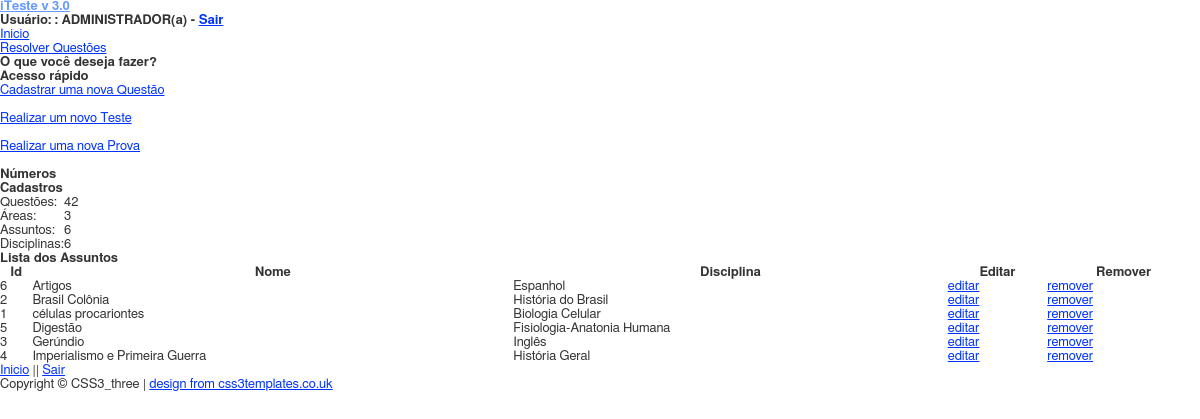
Screenshot of /iTeste/lista_assunto.php (signed in) with the database file from the repository.
### tables this page shows
CREATE TABLE IF NOT EXISTS `tb_assunto` (
  `tb_assunto_id` int(10) unsigned NOT NULL auto_increment,
  `tb_user_id` int(10) unsigned default NULL,
  `tb_assunto_nome` varchar(30) NOT NULL,
  `tb_assunto_data_cad` timestamp NOT NULL default CURRENT_TIMESTAMP on update CURRENT_TIMESTAMP,
  PRIMARY KEY  (`tb_assunto_id`),
  KEY `tb_user_id` (`tb_user_id`)
);

CREATE TABLE IF NOT EXISTS `tb_disciplina` (
  `tb_disciplina_id` int(10) unsigned NOT NULL auto_increment,
  `tb_user_id` int(10) unsigned default NULL,
  `tb_disciplina_nome` varchar(30) NOT NULL,
  `tb_disciplina_data_cad` timestamp NOT NULL default CURRENT_TIMESTAMP on update CURRENT_TIMESTAMP,
  PRIMARY KEY  (`tb_disciplina_id`),
  UNIQUE KEY `tb_disciplina_nome` (`tb_disciplina_nome`),
  KEY `tb_user_id` (`tb_user_id`)
);

### iTeste/banco.config.php (called while the page is built, shortened)
<?
	$_host  = "localhost";
	$_user  = "root";
	$_senha = "";
	$_banco = "iteste";
?>

### iTeste/banco.con.php (called while the page is built, shortened)
<?
require_once('banco.config.php');
require_once('class/class.banco.php');
	try {
		$banco = new BancodeDados();
		$controller = new Controller($banco);
	} catch(Exception $e) {
		echo $e->getMessage();
		exit;
	}
?>

### iTeste/class/class.controller.php (called while the page is built, shortened)
<?
require_once("class.questao.php");
require_once("class.questao.DAO.php");
require_once("class.area.DAO.php");
require_once("class.assunto.php");
require_once("class.assunto.DAO.php");
require_once("class.disciplina.php");
require_once("class.disciplina.DAO.php");
class Controller{
	public $banco;
	public function Controller(BancodeDados $banco) {
		$this->banco = $banco;
	}
	public function recuperarQtdeAreaDAO(){
		$areaDAO = new AreaDAO();
		$areaDAO->setBancoDados($this->banco);
		return $areaDAO->recuperarQtde();
	}
	public function recuperarDisciplinaAssunto($id_assunto){
		if (strlen($id_assunto)>0){
			$disciplina = new DisciplinaDAO();
			$disciplina->setBancoDados($this->banco);
			return $disciplina->recuperarDisciplinaAssunto($id_assunto);
		}else{
			return null;
		}
	}
	public function recuperarQtdeDisciplinaTodosDAO(){
		$disciplinaDAO = new DisciplinaDAO();
		$disciplinaDAO->setBancoDados($this->banco);
		return $disciplinaDAO->recuperarQtde();
	}
	public function recuperarAssuntoTodosDAO(){
		$assuntoDAO = new AssuntoDAO();
		$assuntoDAO->setBancoDados($this->banco);
		return $assuntoDAO->recuperarTodos();
	}
	public function recuperarQtdeAssuntoTodosDAO(){
		$assuntoDAO = new AssuntoDAO();
		$assuntoDAO->setBancoDados($this->banco);
		return $assuntoDAO->recuperarQtde();
	}
	public function recuperarQtdeQuestaoTodosDAO(){
		$questaoDAO = new QuestaoDAO();
		$questaoDAO->setBancoDados($this->banco);
		return $questaoDAO->recuperarQtde();
	}
}
?>

### iTeste/class/class.DAO.php (called while the page is built)
<?
class DAO {
	public $banco;
	public function setBancoDados(BancodeDados $banco) {
		$this->banco = $banco;
	}
	public function getBancoDados() {
		return $this->banco;
	}
}
?>

### iTeste/class/class.questao.DAO.php (called while the page is built, shortened)
<?php
require_once("class.DAO.php");
class QuestaoDAO extends DAO {
	public function recuperarQtde() {
		$banco = $this->getBancoDados();
		$sql = "SELECT count(*) AS qtde
				FROM tb_questao";
		$retorno = $banco->executaSQL($sql);
		if($retorno != NULL) {
			$linha = mysql_fetch_array($retorno);
			return $linha['qtde'];
		} else {
			throw new Exception("Erro em query da recupera��o da qtde do questao");
		}
	}
}
?>

### iTeste/class/class.banco.php (called while the page is built, shortened)
<?
class BancodeDados {
	private $host;
	private $usuario;
	private $senha;
	private $conexao;
	public function BancodeDados() {
		global $_host;
		global $_user;
		global $_senha;
		$this->host     	= $_host;
		$this->usuario 		= $_user;
		$this->senha		= $_senha;
	}
	public function conecta() {
		$this->conexao = mysql_connect($this->host, $this->usuario,$this->senha);
		return $this->conexao;
	}
	public function executaSQL($sql) {
		$retorno = mysql_query($sql,$this->conexao);
		return $retorno;
	}
	public function fetchArray($resultado) {
		$retorno = mysql_fetch_array($resultado);
		return $retorno;
	}
	public function numRows($resultado) {
		return @mysql_num_rows($resultado);
	}
}
?>

### iTeste/class/class.area.DAO.php (called while the page is built, shortened)
<?php
class AreaDAO extends DAO {
	public function recuperarQtde() {
		$banco = $this->getBancoDados();
		$sql = "SELECT count(*) AS qtde
				FROM tb_area";
		$retorno = $banco->executaSQL($sql);
		if($retorno != NULL) {
			$linha = mysql_fetch_array($retorno);
			return $linha['qtde'];
		} else {
			throw new Exception("Erro em query da recuperação de qtde de area ");
		}
	}
}
?>

### iTeste/class/class.assunto.DAO.php (called while the page is built, shortened)
<?php
require_once("class.DAO.php");
class AssuntoDAO extends DAO {
	public function recuperarAssunto($id_assunto){
		$query ="SELECT tb_assunto.tb_assunto_nome    	AS assunto,
						tb_assunto.tb_user_id        	AS usuario,
						tb_assunto.tb_assunto_data_cad   AS data
				FROM tb_assunto
				WHERE tb_assunto.tb_assunto_id = $id_assunto ";
		$banco = $this->getBancoDados();
		$assunto = NULL;
		$retorno = $banco->executaSQL($query);
		if($retorno != NULL) {
			while($linha = $banco->fetchArray($retorno)) {
				$assunto = new Assunto();
				$assunto->setId($id_assunto);
				$assunto->setNome($linha['assunto']);
				$assunto->setUsuario($linha["usuario"]);
				$assunto->setData($linha["data"]);
			}
			return $assunto;
		} else {
			throw new Exception("Erro ao recuperar o Assunto ($query)");
		}
	}
	public function recuperarTodos() {
		$banco = $this->getBancoDados();
		$sql = "SELECT tb_assunto_id
				FROM tb_assunto
				ORDER BY tb_assunto_nome ASC";
		$retorno = $banco->executaSQL($sql);
		if($retorno != NULL) {
			$i = "0";
			while($linha = mysql_fetch_array($retorno)) {
				$assuntos[$i++] = $this->recuperarAssunto($linha["tb_assunto_id"]);
			}
			return $assuntos;
		} else {
			throw new Exception("Erro em query da recuperação de todos os assuntos. ($sql)");
		}
	}
	public function recuperarQtde() {
		$banco = $this->getBancoDados();
		$sql = "SELECT count(*) AS qtde
				FROM tb_assunto";
		$retorno = $banco->executaSQL($sql);
		if($retorno != NULL) {
			$linha = mysql_fetch_array($retorno);
			return $linha['qtde'];
		} else {
			throw new Exception("Erro em query da recuperação da qtde do assunto");
		}
	}
}
?>

### iTeste/class/class.disciplina.DAO.php (called while the page is built, shortened)
<?
require_once("class.DAO.php");
class DisciplinaDAO extends DAO {
public function recuperarDisciplinaAssunto($id_assunto){
		$query ="SELECT *
				FROM tb_disciplina
				WHERE tb_disciplina_id = (SELECT tb_disciplina_id
											FROM tb_assunto_and_tb_disciplina
											WHERE tb_assunto_id = $id_assunto)";
		$banco = $this->getBancoDados();
		$disciplina = NULL;
		$retorno = $banco->executaSQL($query);
		if($retorno != NULL) {
			while($linha = $banco->fetchArray($retorno)) {
				$disciplina = new Disciplina();
				$disciplina->setId($linha['tb_disciplina_id']);
				$disciplina->setNome($linha['tb_disciplina_nome']);
				$disciplina->setUsuario($linha["tb_user_id"]);
			}
			return $disciplina;
		} else {
			throw new Exception("Erro ao recuperar Disciplina ($query)");
		}
	}
	public function recuperarQtde() {
		$banco = $this->getBancoDados();
		$sql = "SELECT count(*) AS qtde
				FROM tb_disciplina";
		$retorno = $banco->executaSQL($sql);
		if($retorno != NULL) {
			$linha = mysql_fetch_array($retorno);
			return $linha['qtde'];
		} else {
			throw new Exception("Erro em query da recupeção da qtde de disciplinas");
		}
	}
}
?>

### iTeste/class/class.assunto.php (called while the page is built, shortened)
<?
class Assunto {
	private $id				= "";
	private $nome			= "";
	function getId(){
		return $this->id;
	}
	function setId($id){
		$this->id = $id;
	}
	function getNome(){
		return $this->nome;
	}
	function setNome($nome){
		$this->nome = $nome;
	}
}
?>

### iTeste/class/class.disciplina.php (called while the page is built, shortened)
<?
class Disciplina {
	private $nome			= "";
	function getNome(){
		return $this->nome;
	}
	function setNome($nome){
		$this->nome = $nome;
	}
}
?>

### iTeste/lista_assunto.php (the view, shortened to what this page needs)
<?
require_once('class/class.controller.php');
require_once "banco.con.php";
if ($_SESSION['validacao'] == "1" && ($_SESSION['user_tipo'] == "1" || $_SESSION['user_tipo'] == "2" ))
{
?>
<!DOCTYPE HTML>
<html>
<head>
  <link rel="stylesheet" type="text/css" href="css/style.css" />
</head>
<body>
  <div id="main">
    <header>
      <div id="logo">
        <h1><a href="<?php echo $_SESSION['user_url'];?>"><span class="logo_colour">i</span>Teste v 3.0</a></h1>
      <p><h3>Usuário: <?php echo $_SESSION['usuario_nome'];?> : <?php echo $_SESSION['user_tipo_nome'];?> - <a href="logout.php">Sair</a></h3> </p>
      </div>
      <nav>
        <ul class="sf-menu" id="nav">
          <li><a href="<?php echo $_SESSION['user_url'];?>">Inicio</a></li>
          <li><a href="#">Resolver Questões</a>
          </li>
        </ul>
      </nav>
    </header>
    <div id="site_content">
      <div id="sidebar_container">
        <div class="sidebar">
          <h1>O que você deseja fazer?</h1>
          <h2>Acesso rápido</h2>
          <a  href="cadastra_questao.php">Cadastrar uma nova Questão</a><br></br>
		  <a  href="resolve_teste.php">Realizar um novo Teste</a><br></br>
		  <a  href="elabora_prova.php">Realizar uma nova Prova</a><br></br>
        </div>
        <div class="sidebar">
          <h1>Números</h1>
          <h2>Cadastros</h2>
          <table>
           <tr>
		 	 <td>Questões:</td>
		 	 <td><?php echo $controller->recuperarQtdeQuestaoTodosDAO(); ?></td>
		  </tr>
		  <tr>
		  	<td>Áreas:</td>
		  	<td> <?php echo $controller->recuperarQtdeAreaDAO(); ?></td>
		  </tr>
		  <tr>
		  	<td>Assuntos:</td>
		  	<td><?php echo $controller->recuperarQtdeAssuntoTodosDAO(); ?></td>
		  </tr>
		  <tr>
		  	<td>Disciplinas:</td>
		  	<td> <?php echo $controller->recuperarQtdeDisciplinaTodosDAO(); ?></td>
		  </tr>
		  </table>
        </div>
      </div>
      <div id="content">
        <div id="content_item">
         <h2>Lista dos Assuntos</h2>
         <?php $assuntos = $controller->recuperarAssuntoTodosDAO();
          echo "<table style='width:100%; border-spacing:0;'>";
          echo "<tr><th>Id</th><th>Nome</th><th>Disciplina</th><th>Editar</th><th>Remover</th></tr>";
          	   	for ($i = 0; $i < count($assuntos); $i++){
          		$disciplinanome = $controller->recuperarDisciplinaAssunto($assuntos[$i]->getId())->getNome();
				echo "<tr><td>".$assuntos[$i]->getId()."</td><td>".$assuntos[$i]->getNome()."</td><td>".$disciplinanome."</td></td><td><a href='editar_assunto.php?id=".base64_encode($assuntos[$i]->getId())."'>editar</a>
				</td><td><a href='remove.php?id=".base64_encode($assuntos[$i]->getId())."&tipo=".base64_encode('5')."''>remover</a></td></tr>";
          	}
          ?>
           </table>
        </div>
      </div>
    </div>
    <footer>
      <p><a href="<?php echo $_SESSION['user_url'];?> ">Inicio</a> || <a href="logout.php">Sair</a></p>
      <p>Copyright &copy; CSS3_three | <a href="http://www.css3templates.co.uk">design from css3templates.co.uk</a></p>
    </footer>
  </div>
</body>
</html>
<?php }
?>

### iTeste/css/style.css (style rules this page uses)
html, body, body div, span, object, iframe, h1, h2, h3, h4, h5, h6, p, blockquote, pre, abbr, address, cite, code, del, dfn, em, img, ins, kbd, q, samp, small, strong, sub, sup, var, b, i, dl, dt, dd, ol, ul, li, fieldset, form, label, legend, table, caption, tbody, tfoot, thead, tr, th, td, article, aside, figure, footer, header, hgroup, menu, nav, section, time, mark, audio, video { margin: 0; padding: 0; border: 0; outline: 0; font-size: 100%; vertical-align: baseline; background: transparent; }
article, aside, figure, footer, header, hgroup, nav, section { display: block; }
html { overflow-y: scroll; }
ul { list-style: none; }
a { margin: 0; padding: 0; font-size: 100%; vertical-align: baseline; background: transparent; }
table { border-collapse: collapse; border-spacing: 0; }
th { font-weight: bold; vertical-align: bottom; }
td { font-weight: normal; vertical-align: top; }
table { font-size: inherit; font: 100%; }
strong, th { font-weight: bold; }
td, td img { vertical-align: top; }
body { font: 13px Helmet, Freesans, sans-serif; }
body, select, input, textarea { color: #333; }
a { color: #03f; }
a:link { -webkit-tap-highlight-color: #fcd700; }

### rows the page displays
tb_assunto: tb_assunto_id "6", tb_assunto_nome "Artigos", tb_assunto_id.tb_user_id "Espanhol"
tb_assunto: tb_assunto_id "2", tb_assunto_nome "Brasil Colônia", tb_assunto_id.tb_user_id "História do Brasil"
tb_assunto: tb_assunto_id "1", tb_assunto_nome "células procariontes", tb_assunto_id.tb_user_id "Biologia Celular"
tb_assunto: tb_assunto_id "5", tb_assunto_nome "Digestão", tb_assunto_id.tb_user_id "Fisiologia-Anatonia Humana"
tb_assunto: tb_assunto_id "3", tb_assunto_nome "Gerúndio", tb_assunto_id.tb_user_id "Inglês"
tb_assunto: tb_assunto_id "4", tb_assunto_nome "Imperialismo e Primeira Guerra", tb_assunto_id.tb_user_id "História Geral"

### other values shown
$_SESSION['user_tipo_nome'] "ADMINISTRADOR(a)"
$controller->recuperarQtdeQuestaoTodosDAO() "42"
$controller->recuperarQtdeAreaDAO() "3"
$controller->recuperarQtdeAssuntoTodosDAO() "6"
$controller->recuperarQtdeDisciplinaTodosDAO() "6"
